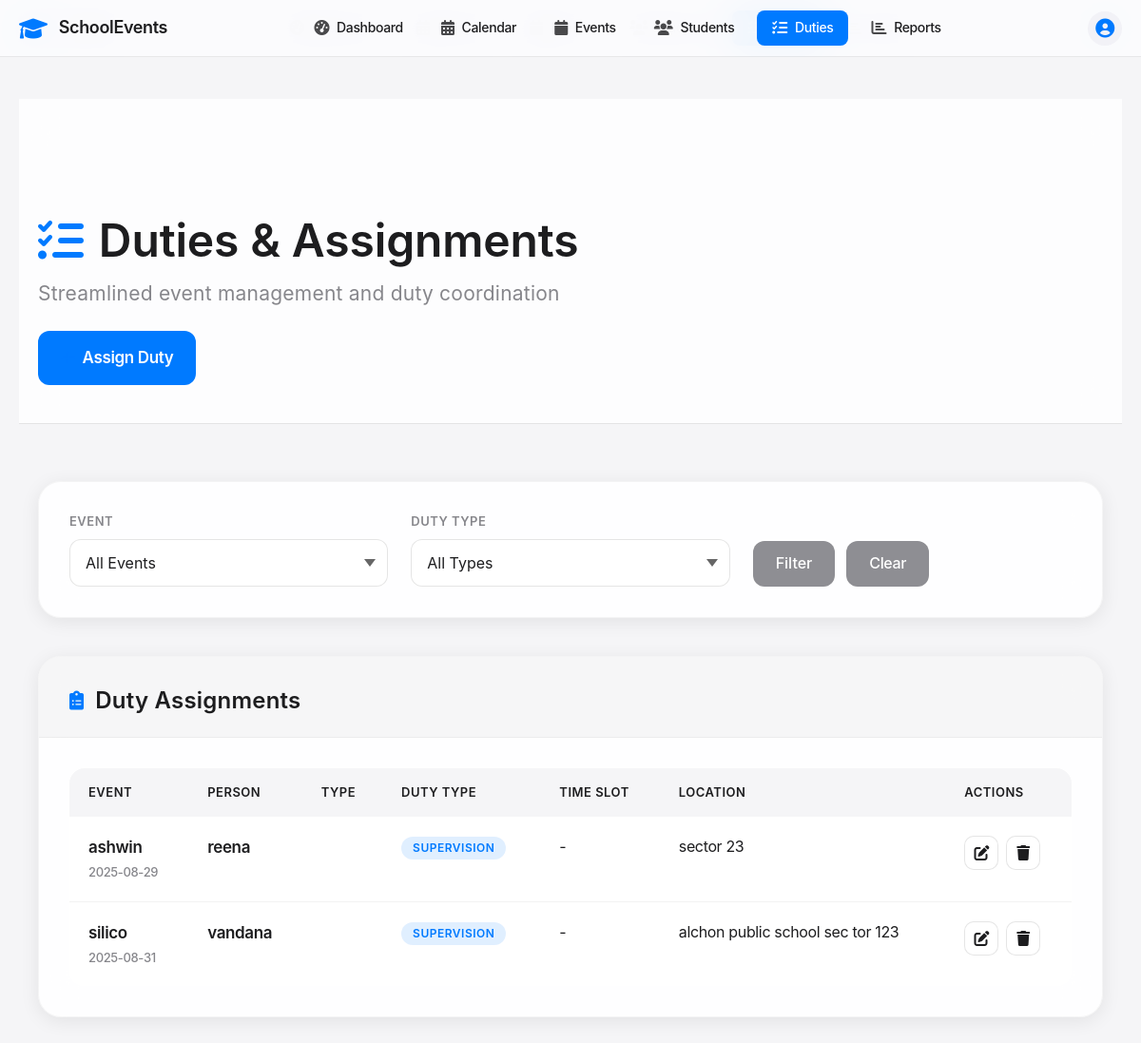
The app's page /duties, older data.
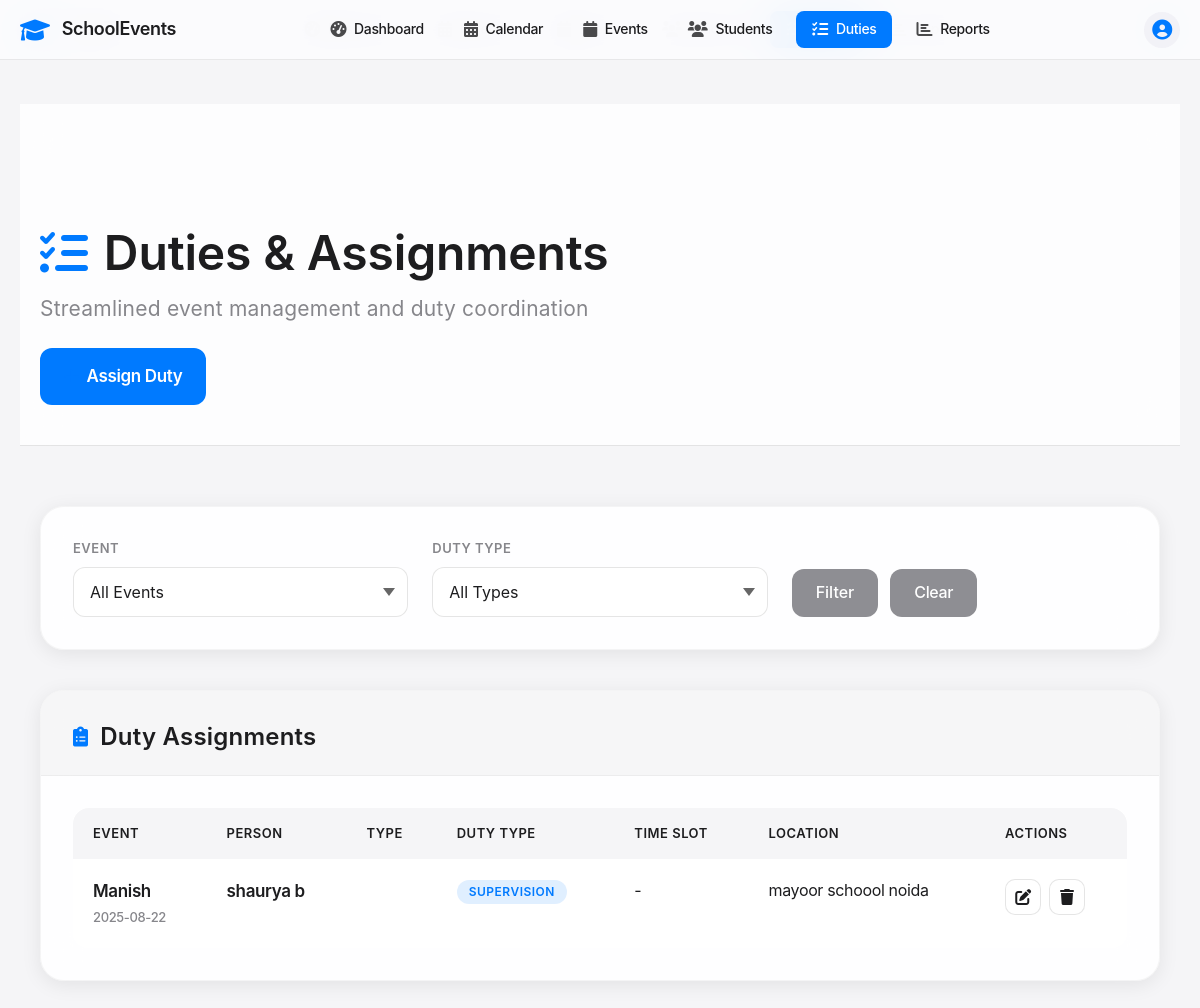
The same page, newer data.
### tables this page shows
CREATE TABLE duties (
    id INTEGER PRIMARY KEY AUTOINCREMENT,
    event_id INTEGER NOT NULL,
    duty_person_id INTEGER NOT NULL,
    duty_type TEXT NOT NULL,
    duty_date DATE NOT NULL,
    start_time TIME NOT NULL,
    end_time TIME NOT NULL,
    location TEXT NOT NULL,
    description TEXT,
    notes TEXT,
    assigned_at TIMESTAMP DEFAULT CURRENT_TIMESTAMP,
    FOREIGN KEY (event_id) REFERENCES events (id) ON DELETE CASCADE,
    FOREIGN KEY (duty_person_id) REFERENCES duty_personnel (id) ON DELETE CASCADE
);

CREATE TABLE events (
            id INTEGER PRIMARY KEY AUTOINCREMENT,
            name TEXT NOT NULL,
            type TEXT NOT NULL,
            event_date DATE NOT NULL,
            start_time TIME NOT NULL,
            end_time TIME NOT NULL,
            venue TEXT NOT NULL,
            description TEXT,
            host_school TEXT NOT NULL,
            participating_schools TEXT,
            status TEXT DEFAULT 'upcoming',
            created_at TIMESTAMP DEFAULT CURRENT_TIMESTAMP
        );

CREATE TABLE duty_personnel (
            id INTEGER PRIMARY KEY AUTOINCREMENT,
            name TEXT NOT NULL,
            designation TEXT,
            school TEXT,
            contact TEXT,
            email TEXT,
            created_at TIMESTAMP DEFAULT CURRENT_TIMESTAMP
        );

### app.py (the view)
@app.route('/duties')
def duties():
    conn = get_db_connection()
    duties = conn.execute('''
        SELECT d.*, e.name as event_name, e.event_date as event_date,
               dp.name as person_name, dp.designation, dp.school
        FROM duties d
        JOIN events e ON d.event_id = e.id
        JOIN duty_personnel dp ON d.duty_person_id = dp.id
        ORDER BY e.event_date
    ''').fetchall()
    events = conn.execute('SELECT id, name, event_date FROM events ORDER BY event_date').fetchall()
    duty_personnel = conn.execute('SELECT id, name, designation FROM duty_personnel ORDER BY name').fetchall()
    conn.close()
    return render_template('duties.html', duties=duties, events=events,
                         duty_personnel=duty_personnel)

### app.py (called while the page is built)
def get_db_connection():
    conn = sqlite3.connect('events.db')
    conn.row_factory = sqlite3.Row
    return conn

### templates/duties.html (shortened to what the changed rows need)
{% extends "base.html" %}
{% block content %}
<div class="main-header fade-in">
    <div class="container">
        <h1><i class="fas fa-tasks"></i>Duties & Assignments</h1>
    </div>
</div>
<div class="container">
    <div class="apple-card fade-in">
        <div class="card-header">
            <h2 class="card-title">
                <i class="fas fa-clipboard-list"></i>Duty Assignments
            </h2>
        </div>
        <div class="card-body">
            {% if duties %}
                <div class="table-container">
                    <table class="duties-table">
                        <thead>
                            <tr>
                                <th>Event</th>
                                <th>Person</th>
                                <th>Type</th>
                                <th>Duty Type</th>
                                <th>Time Slot</th>
                                <th>Location</th>
                                <th>Actions</th>
                            </tr>
                        </thead>
                        <tbody>
                            {% for duty in duties %}
                                <tr>
                                    <td>
                                        <div class="event-name">{{ duty.event_name }}</div>
                                        <div class="event-date">{{ duty.event_date }}</div>
                                    </td>
                                    <td>
                                        <div class="person-name">{{ duty.person_name }}</div>
                                    </td>
                                    <td>
                                    </td>
                                    <td>
                                        <span class="badge badge-info">{{ duty.duty_type|title }}</span>
                                    </td>
                                    <td>
                                        {{ duty.time_slot or '-' }}
                                    </td>
                                    <td>
                                        {{ duty.location or '-' }}
                                    </td>
                                    <td>
                                        <div class="btn-group">
                                            <a href="{{ url_for('edit_duty', id=duty.id) }}"
                                               class="table-action-btn edit">
                                                <i class="fas fa-edit"></i>
                                            </a>
                                            <form method="POST"
                                                  action="{{ url_for('delete_duty', id=duty.id) }}"
                                                  style="display: inline;">
                                                <button type="submit"
                                                        class="table-action-btn delete"
                                                        onclick="return confirm('Are you sure you want to delete this duty assignment?')">
                                                    <i class="fas fa-trash"></i>
                                                </button>
                                            </form>
                                        </div>
                                    </td>
                                </tr>
                            {% endfor %}
                        </tbody>
                    </table>
                </div>
            {% else %}
                <div class="empty-state">
                    <i class="fas fa-tasks"></i>
                    <h3>No Assignments Yet</h3>
                    <p>Create your first duty assignment to get started.</p>
                </div>
            {% endif %}
        </div>
    </div>
</div>
{% endblock %}

Row changes from the older to the newer data that the page shows:
removed duties: event_name "ashwin", event_date "2025-08-29", person_name "reena", duty_type "SUPERVISION", time_slot "-", location "sector 23"
removed duties: event_name "silico", event_date "2025-08-31", person_name "vandana", duty_type "SUPERVISION", time_slot "-", location "alchon public school sec tor 123"
added duties: event_name "Manish", event_date "2025-08-22", person_name "shaurya b", duty_type "SUPERVISION", time_slot "-", location "mayoor schoool noida"
